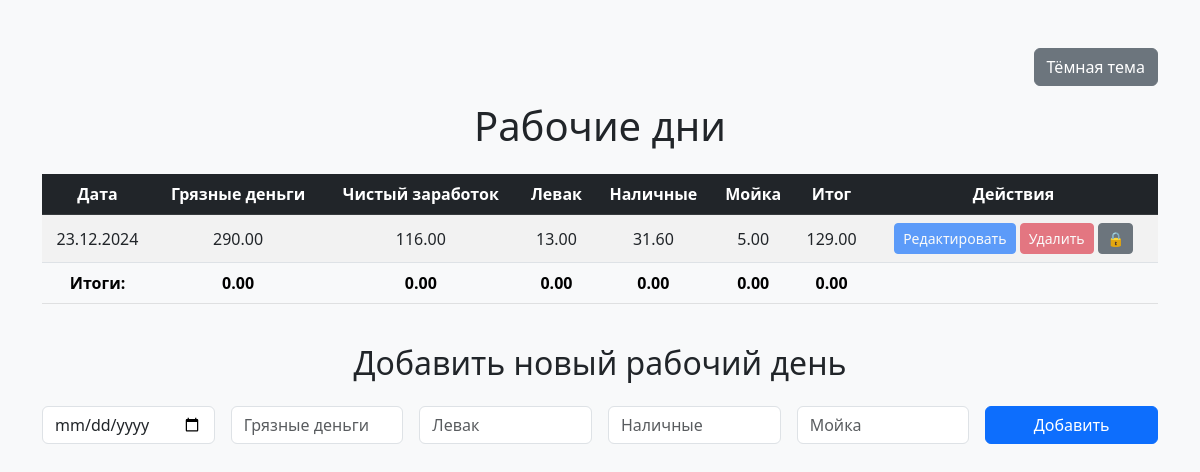
The app's page /work_days, older data.
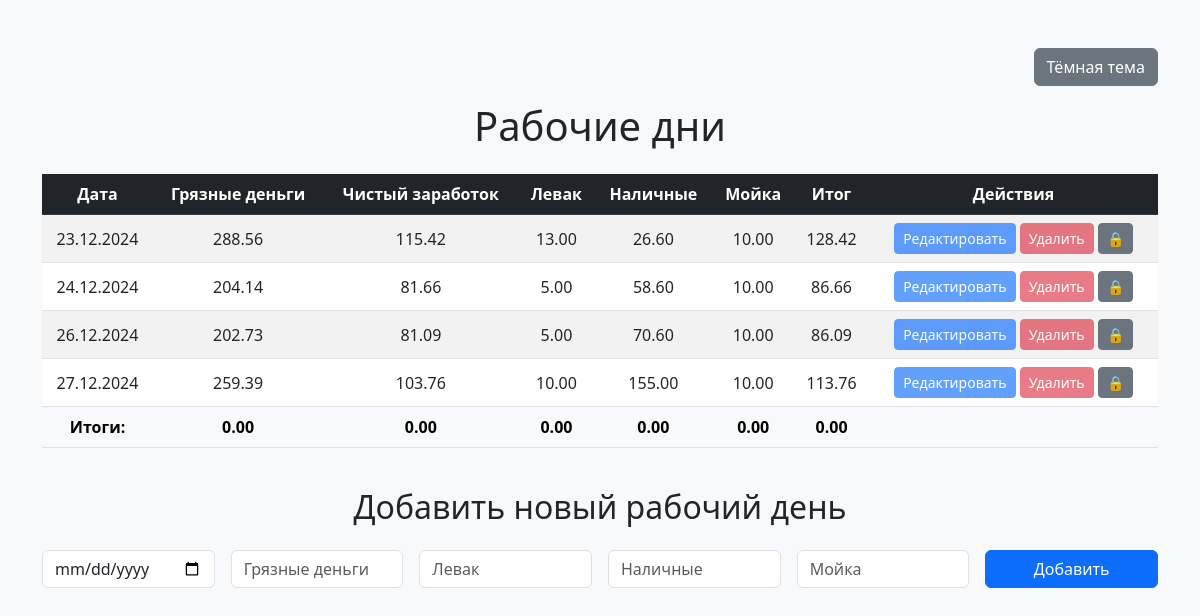
The same page, newer data.
### models.py (models this page shows)
class WorkDay(db.Model):
    id = db.Column(db.Integer, primary_key=True)
    date = db.Column(db.Date, nullable=False)
    gross_income = db.Column(db.Float, nullable=False, default=0.0)  # Грязные деньги
    net_income = db.Column(db.Float, nullable=False, default=0.0)  # Чистый заработок (рассчитывается автоматически)
    extra_income = db.Column(db.Float, nullable=False, default=0.0)
    cash_income = db.Column(db.Float, nullable=False, default=0.0)
    car_wash_expenses = db.Column(db.Float, nullable=False, default=0.0)
    total = db.Column(db.Float, nullable=False, default=0.0)  # Итог за день

### app.py (the view, shortened to what this page needs)
@app.route('/work_days', methods=['GET', 'POST'])
def work_days():
    work_days = WorkDay.query.order_by(WorkDay.date).all()
    for work_day in work_days:
        work_day.formatted_date = work_day.date.strftime('%d.%m.%Y')
    return render_template('work_days.html', work_days=work_days)

### templates/work_days.html (shortened to what this page needs)
<!DOCTYPE html>
<html lang="ru">
<head>
    <link href="https://cdn.jsdelivr.net/npm/bootstrap@5.3.0-alpha3/dist/css/bootstrap.min.css" rel="stylesheet">
    <link rel="stylesheet" href="https://cdn.jsdelivr.net/npm/sweetalert2@11.5.0/dist/sweetalert2.min.css">
</head>
<body class="bg-light">
    <div class="container my-5">
        <div class="d-flex justify-content-end mb-3">
            <button id="theme-toggle" class="btn btn-secondary">Тёмная тема</button>
        </div>
        <h1 class="text-center mb-4">Рабочие дни</h1>
        <div class="table-responsive">
            <table class="table table-striped table-hover text-center align-middle">
                <thead class="table-dark">
                    <tr>
                        <th>Дата</th>
                        <th>Грязные деньги</th>
                        <th>Чистый заработок</th>
                        <th>Левак</th>
                        <th>Наличные</th>
                        <th>Мойка</th>
                        <th>Итог</th>
                        <th>Действия</th>
                    </tr>
                </thead>
                <tbody id="work-days-table">
                    {% for work_day in work_days %}
                    <tr data-id="{{ work_day.id }}">
                        <td>{{ work_day.formatted_date }}</td>
                        <td>{{ "%.2f"|format(work_day.gross_income) }}</td>
                        <td>{{ "%.2f"|format(work_day.net_income) }}</td>
                        <td>{{ "%.2f"|format(work_day.extra_income) }}</td>
                        <td>{{ "%.2f"|format(work_day.cash_income) }}</td>
                        <td>{{ "%.2f"|format(work_day.car_wash_expenses) }}</td>
                        <td>{{ "%.2f"|format(work_day.total) }}</td>
                        <td>
                            <button class="btn btn-primary btn-sm edit-btn" data-id="{{ work_day.id }}" disabled>Редактировать</button>
                            <button class="btn btn-danger btn-sm delete-btn" data-id="{{ work_day.id }}" disabled>Удалить</button>
                            <button class="btn btn-secondary btn-sm lock-btn" data-id="{{ work_day.id }}" data-locked="false">
                                🔒
                            </button>
                        </td>
                    </tr>
                    {% endfor %}
                </tbody>
                <tfoot>
                    <tr class="table-light">
                        <th>Итоги:</th>
                        <th id="total-gross-income">0.00</th>
                        <th id="total-net-income">0.00</th>
                        <th id="total-extra-income">0.00</th>
                        <th id="total-cash-income">0.00</th>
                        <th id="total-car-wash-expenses">0.00</th>
                        <th id="total-total">0.00</th>
                        <th></th>
                    </tr>
                </tfoot>
            </table>
        </div>
        <h2 class="text-center my-4">Добавить новый рабочий день</h2>
        <form id="add-work-day-form" class="row g-3 justify-content-center">
            <div class="col-md-2"><input type="date" id="date" class="form-control" required></div>
            <div class="col-md-2"><input type="number" step="0.01" id="gross_income" class="form-control" placeholder="Грязные деньги" required></div>
            <div class="col-md-2"><input type="number" step="0.01" id="extra_income" class="form-control" placeholder="Левак" required></div>
            <div class="col-md-2"><input type="number" step="0.01" id="cash_income" class="form-control" placeholder="Наличные" required></div>
            <div class="col-md-2"><input type="number" step="0.01" id="car_wash_expenses" class="form-control" placeholder="Мойка" required></div>
            <div class="col-md-2"><button type="submit" class="btn btn-primary w-100">Добавить</button></div>
        </form>
    </div>
</body>
</html>

Row changes from the older to the newer data that the page shows:
changed WorkDay (number 1 of 4 on the later page): gross_income "290.00" → "288.56"; net_income "116.00" → "115.42"; cash_income "31.60" → "26.60"; car_wash_expenses "5.00" → "10.00"; total "129.00" → "128.42"
added WorkDay: formatted_date "24.12.2024", gross_income "204.14", net_income "81.66", extra_income "5.00", cash_income "58.60", car_wash_expenses "10.00", total "86.66"
added WorkDay: formatted_date "26.12.2024", gross_income "202.73", net_income "81.09", extra_income "5.00", cash_income "70.60", car_wash_expenses "10.00", total "86.09"
added WorkDay: formatted_date "27.12.2024", gross_income "259.39", net_income "103.76", extra_income "10.00", cash_income "155.00", car_wash_expenses "10.00", total "113.76"
